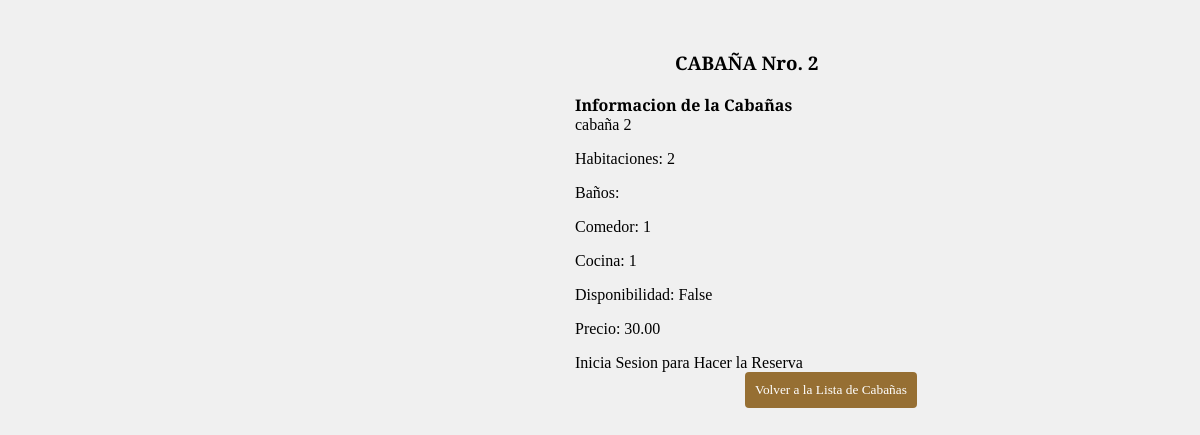
Page /cabin/detail/2/ on the committed database.
### cabin/models.py (models this page shows, shortened)
class Cabin(models.Model):
    number = models.IntegerField(verbose_name="Numero de la Cabaña")
    preview = models.TextField(blank=True, null=True, verbose_name="Preview de la Cabaña")
    description = models.TextField(verbose_name="Descripcion de la Cabaña")
    rooms = models.IntegerField(verbose_name="Nro. de Habitaciones")
    bathroom = models.IntegerField(verbose_name="Nro. de Baños")
    dining_room = models.CharField(max_length=20, verbose_name="Comedor")
    kitchen = models.CharField(max_length=20, verbose_name="Cocina")
    availability = models.BooleanField(verbose_name="Disponibilidad de la Cabaña")
    price = models.DecimalField(max_digits=4, decimal_places=2)
    class Meta:
        verbose_name = "cabin"
        verbose_name_plural = "cabins"

### cabin/views.py (the view)
# urls.py: path('detail/<int:pk>/', DetailCabin.as_view(), name="cabin_detail"),
class DetailCabin(DetailView):
    model = Cabin
    template_name = "cabin/detail_cabin.html"
    context_object_name = "cabin"

### camping/context_processors.py (called while the page is built)
def form_processor(request):
    return {"form": Contact()}

### templates/cabin/detail_cabin.html (shortened to what this page needs)
{% load static %}
<link rel="stylesheet" href="{% static 'css/style.css' %}">
<article class="detail-cabin">
    <h3 class="number-cabin"> CABAÑA Nro. {{ cabin.number }} </h3>
    <p class="specification-cabin"> <strong> Informacion de la Cabañas </strong> <br>
        {{ cabin.description }}
    </p>
    <p class="specification-cabin"> Habitaciones: {{ cabin.rooms }} </p>
    <p class="specification-cabin"> Baños: {{ cabin.bathrooms }} </p>
    <p class="specification-cabin"> Comedor: {{ cabin.dining_room }} </p>
    <p class="specification-cabin"> Cocina: {{ cabin.kitchen }} </p>
    <p class="specification-cabin"> Disponibilidad: {{ cabin.availability }} </p>
    <p class="specification-cabin"> Precio: {{ cabin.price }} </p>
    {% if user.is_authenticated and not user.is_staff %}
        <button class="reservation-action"> <a href="{% url 'reservation:create_reservation' %}"> Hacer una Reserva </a> </button> <br>
    {% else %}
        <p>Inicia Sesion para Hacer la Reserva</p>
    {% endif %}
    <button class="return-cabin"> <a href="{% url 'home' %}"> Volver a la Lista de Cabañas </a> </button>
</article>

### static/css/style.css (style rules this page uses)
.detail-cabin { margin: 50px; margin-left: 575px; text-align: left; }
.detail-cabin > .number-cabin { margin-left: 100px; }
.return-cabin { background-color: #966F33; color: white; text-decoration: none; }
.return-cabin { background-color: #966F33; border-radius: 4px; border: none; padding: 10px; position: relative; left: 170px; bottom: 16px; }
.return-cabin > a { color: white; text-decoration: none; }
* { font-family: "Ancizar Serif"; }

### rows in the picture
Cabin: number "2", description "cabaña 2", rooms "2", dining_room "1", kitchen "1", availability "False", price "30.00"
